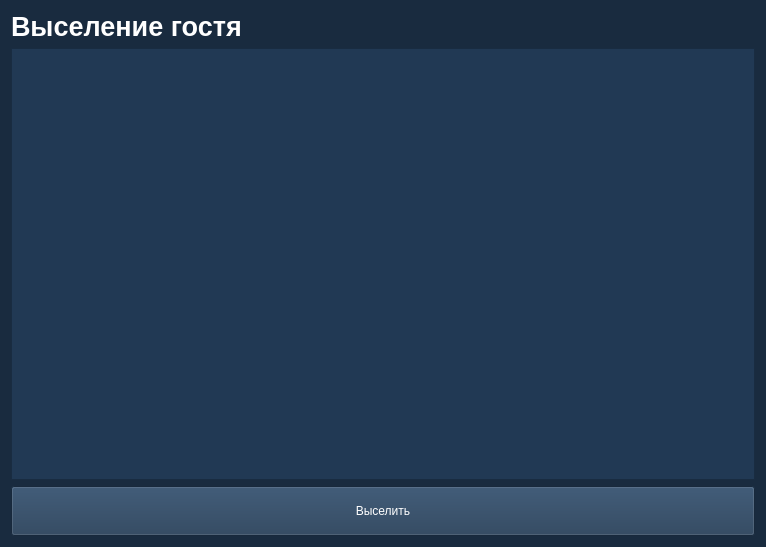
<?xml version="1.0" encoding="UTF-8"?>
<ui version="4.0">
 <class>deleteVisitor</class>
 <widget class="QWidget" name="deleteVisitor">
  <property name="geometry">
   <rect>
    <x>0</x>
    <y>0</y>
    <width>766</width>
    <height>547</height>
   </rect>
  </property>
  <property name="minimumSize">
   <size>
    <width>50</width>
    <height>50</height>
   </size>
  </property>
  <property name="windowTitle">
   <string>Form</string>
  </property>
  <property name="styleSheet">
   <string notr="true">background-color: rgb(25,43,63)
</string>
  </property>
  <layout class="QVBoxLayout" name="verticalLayout">
   <item>
    <widget class="QLabel" name="label_7">
     <property name="text">
      <string>&lt;html&gt;&lt;head/&gt;&lt;body&gt;&lt;p&gt;&lt;span style=&quot; font-size:20pt; font-weight:600; color:#ffffff;&quot;&gt;Выселение гостя&lt;/span&gt;&lt;/p&gt;&lt;/body&gt;&lt;/html&gt;</string>
     </property>
     <property name="textFormat">
      <enum>Qt::MarkdownText</enum>
     </property>
    </widget>
   </item>
   <item>
    <widget class="QListView" name="guestsList">
     <property name="styleSheet">
      <string notr="true">background-color: rgb(33, 57, 84);
color: rgb(255, 255, 255);
selection-background-color: rgb(65, 116, 167);
selection-color: rgb(25, 44, 64);
border-color: rgb(25,43,63);</string>
     </property>
     <property name="editTriggers">
      <set>QAbstractItemView::NoEditTriggers</set>
     </property>
    </widget>
   </item>
   <item>
    <layout class="QHBoxLayout" name="horizontalLayout">
     <item>
      <widget class="QPushButton" name="exitButton">
       <property name="minimumSize">
        <size>
         <width>0</width>
         <height>50</height>
        </size>
       </property>
       <property name="styleSheet">
        <string notr="true">background-color: rgb(33, 57, 84);
color: rgb(255, 255, 255);
selection-background-color: rgb(65, 116, 167);
selection-color: rgb(25, 44, 64);
border-color: rgb(25,43,63);</string>
       </property>
       <property name="text">
        <string>Выселить</string>
       </property>
      </widget>
     </item>
    </layout>
   </item>
  </layout>
 </widget>
 <tabstops>
  <tabstop>guestsList</tabstop>
  <tabstop>exitButton</tabstop>
 </tabstops>
 <resources/>
 <connections/>
</ui>
